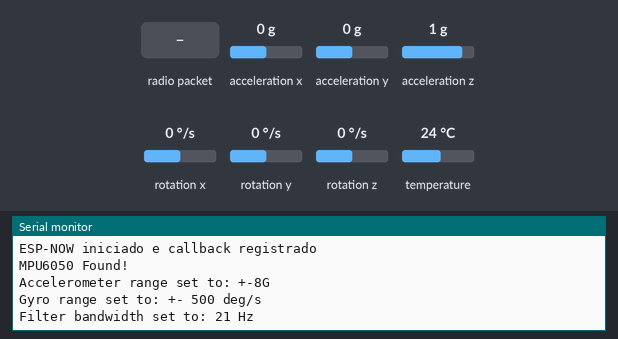
Simulated run of this program. Board: Seeed XIAO ESP32-C3. Shown: the last lines printed to the serial monitor. Inputs (shaded band) come from the test bench; at power-on: acceleration x 0 g, acceleration y 0 g, acceleration z 1 g, rotation x 0 °/s, rotation y 0 °/s, rotation z 0 °/s, temperature 24 °C.

Above: at 1.3 s.
1.4 s: radio packet "1" arrives
At 1.56 s:
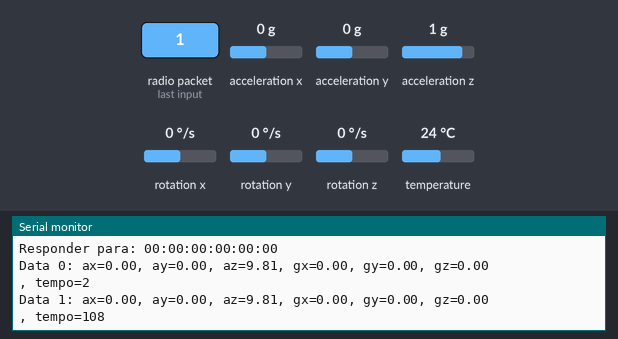
At 2.9 s:
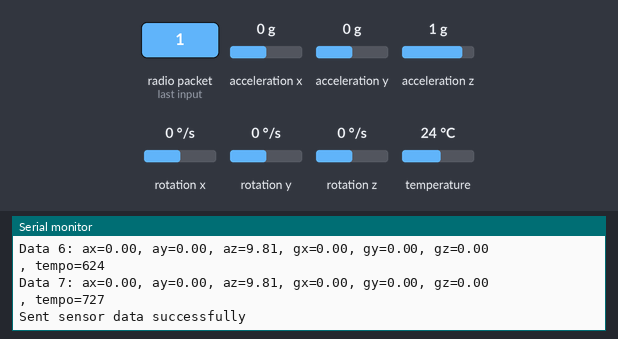

The program:

main.cpp
```cpp
/*#include <Arduino.h>
#include <esp_now.h>
#include <esp_wifi.h>
#include <WiFi.h>
#include <Adafruit_MPU6050.h>

// Broadcast address for pairing
uint8_t broadcastAddress[] = {0xFF, 0xFF, 0xFF, 0xFF, 0xFF, 0xFF};
uint8_t myMACAddress[6];

// MPU6050 sensor
Adafruit_MPU6050 mpu;

// Structure to hold sensor data
typedef struct struct_message {
  float ax;
  float ay;
  float az;
  float gx;
  float gy;
  float gz;
} struct_message;

// Create a struct_message called myData
struct_message myData;

void printMAC(const uint8_t *mac, const char *label) {
  Serial.print(label);
  for (int i = 0; i < 6; i++) {
    Serial.printf("%02X", mac[i]);
    if (i < 5) Serial.print(":");
  }
  Serial.println();
}

void sendMACAddress() {
  esp_wifi_get_mac(WIFI_IF_STA, myMACAddress);
  printMAC(myMACAddress, "Sending our MAC address: ");
  esp_err_t result = esp_now_send(broadcastAddress, myMACAddress, sizeof(myMACAddress));
  if (result == ESP_OK) {
    Serial.println("Sent MAC address successfully");
  } else {
    Serial.printf("Error sending MAC address: %d\n", result);
  }
}

void sendSensorData() {
  sensors_event_t a, g, temp;
  mpu.getEvent(&a, &g, &temp);

  // Set values to send
  myData.ax = a.acceleration.x;
  myData.ay = a.acceleration.y;
  myData.az = a.acceleration.z;
  myData.gx = g.gyro.x;
  myData.gy = g.gyro.y;
  myData.gz = g.gyro.z;

  // Send sensor data via ESP-NOW
  esp_err_t result = esp_now_send(broadcastAddress, (uint8_t *) &myData, sizeof(myData));
  if (result == ESP_OK) {
    Serial.println("Sent sensor data successfully");
  } else {
    Serial.printf("Error sending sensor data: %d\n", result);
  }
}

void setup() {
  Serial.begin(115200);
  WiFi.mode(WIFI_STA);
  if (esp_now_init() != ESP_OK) {
    Serial.println("Error initializing ESP-NOW");
    return;
  }
  esp_now_peer_info_t peerInfo;
  memset(&peerInfo, 0, sizeof(peerInfo));
  memcpy(peerInfo.peer_addr, broadcastAddress, 6);
  peerInfo.channel = 0; // Default channel
  peerInfo.encrypt = false;
  if (esp_now_add_peer(&peerInfo) != ESP_OK) {
    Serial.println("Failed to add broadcast peer");
    return;
  }
  Serial.println("Sender is ready to send MAC address");

  // Try to initialize MPU6050
  if (!mpu.begin()) {
    Serial.println("Failed to find MPU6050 chip");
    while (1) {
      delay(10);
    }
  }
  Serial.println("MPU6050 Found!");

  mpu.setAccelerometerRange(MPU6050_RANGE_8_G);
  Serial.print("Accelerometer range set to: ");
  switch (mpu.getAccelerometerRange()) {
  case MPU6050_RANGE_2_G:
    Serial.println("+-2G");
    break;
  case MPU6050_RANGE_4_G:
    Serial.println("+-4G");
    break;
  case MPU6050_RANGE_8_G:
    Serial.println("+-8G");
    break;
  case MPU6050_RANGE_16_G:
    Serial.println("+-16G");
    break;
  }
  mpu.setGyroRange(MPU6050_RANGE_500_DEG);
  Serial.print("Gyro range set to: ");
  switch (mpu.getGyroRange()) {
  case MPU6050_RANGE_250_DEG:
    Serial.println("+- 250 deg/s");
    break;
  case MPU6050_RANGE_500_DEG:
    Serial.println("+- 500 deg/s");
    break;
  case MPU6050_RANGE_1000_DEG:
    Serial.println("+- 1000 deg/s");
    break;
  case MPU6050_RANGE_2000_DEG:
    Serial.println("+- 2000 deg/s");
    break;
  }

  mpu.setFilterBandwidth(MPU6050_BAND_21_HZ);
  Serial.print("Filter bandwidth set to: ");
  switch (mpu.getFilterBandwidth()) {
  case MPU6050_BAND_260_HZ:
    Serial.println("260 Hz");
    break;
  case MPU6050_BAND_184_HZ:
    Serial.println("184 Hz");
    break;
  case MPU6050_BAND_94_HZ:
    Serial.println("94 Hz");
    break;
  case MPU6050_BAND_44_HZ:
    Serial.println("44 Hz");
    break;
  case MPU6050_BAND_21_HZ:
    Serial.println("21 Hz");
    break;
  case MPU6050_BAND_10_HZ:
    Serial.println("10 Hz");
    break;
  case MPU6050_BAND_5_HZ:
    Serial.println("5 Hz");
    break;
  }

  Serial.println("");
  delay(100);
}

void loop() {
  sendMACAddress();
  sendSensorData();
  delay(3000); // Send data every 3 seconds
}*/
#include <Arduino.h>
#include <esp_now.h>
#include <esp_wifi.h>
#include <WiFi.h>
#include <Adafruit_MPU6050.h>
#define TAM 8//limite de dados a serem enviados no maximo 8 um array de 8

// Endereço do solicitante
uint8_t requesterMAC[6];

// MPU6050 sensor
Adafruit_MPU6050 mpu;
unsigned long timestamp=0;
// Estrutura para armazenar dados do sensor
typedef struct struct_message {
  float ax;
  float ay;
  float az;
  float gx;
  float gy;
  float gz;
  int tempo;
} struct_message;

// Array de estruturas struct_message para armazenar os dados
struct_message myData[TAM];

// Flag para indicar quando enviar dados
bool sendDataFlag = false;

void printMAC(const uint8_t *mac, const char *label) {
  Serial.print(label);
  for (int i = 0; i < 6; i++) {
    Serial.printf("%02X", mac[i]);
    if (i < 5) Serial.print(":");
  }
  Serial.println();
}

// Callback para receber dados e ativar o envio
void OnDataRecv(const uint8_t *mac_addr, const uint8_t *incomingData, int len) {
  Serial.println("Received signal to send data");
  memcpy(requesterMAC, mac_addr, 6); // Armazena o MAC do solicitante
  printMAC(requesterMAC, "Responder para: ");
  sendDataFlag = true;
  timestamp=millis();
}

void sendSensorData() {
  // Configura o peer (solicitante) dinamicamente
  esp_now_peer_info_t peerInfo;
  memset(&peerInfo, 0, sizeof(peerInfo));
  memcpy(peerInfo.peer_addr, requesterMAC, 6);
  peerInfo.channel = 0; // Canal padrão (ajuste se necessário)
  peerInfo.encrypt = false;

  // Adiciona o peer se ainda não foi adicionado
  if (!esp_now_is_peer_exist(requesterMAC)) {
    if (esp_now_add_peer(&peerInfo) != ESP_OK) {
      Serial.println("Failed to add peer");
      return;
    }
  }

  // Coleta e armazena os dados do sensor
  for (int count = 0; count < TAM; count++) {
    sensors_event_t a, g, temp;
    mpu.getEvent(&a, &g, &temp);


    myData[count].ax = a.acceleration.x;
    myData[count].ay = a.acceleration.y;
    myData[count].az = a.acceleration.z;
    myData[count].gx = g.gyro.x;
    myData[count].gy = g.gyro.y;
    myData[count].gz = g.gyro.z;
    myData[count].tempo = millis()-timestamp;
    Serial.print("Data ");
    Serial.print(count);
    Serial.print(": ax=");
    Serial.print(myData[count].ax);
    Serial.print(", ay=");
    Serial.print(myData[count].ay);
    Serial.print(", az=");
    Serial.print(myData[count].az);
    Serial.print(", gx=");
    Serial.print(myData[count].gx);
    Serial.print(", gy=");
    Serial.print(myData[count].gy);
    Serial.print(", gz=");
    Serial.println(myData[count].gz);
    Serial.print(", tempo=");
    Serial.println(myData[count].tempo);

    delay(100); // Ajuste o delay conforme necessário

  }

  // Envia os dados via ESP-NOW
  esp_err_t result = esp_now_send(requesterMAC, (uint8_t *) &myData, sizeof(myData));
  if (result == ESP_OK) {
    Serial.println("Sent sensor data successfully");
  } else {
    Serial.printf("Error sending sensor data: %d\n", result);
  }

  // Remove o peer após o envio para liberar memória
  esp_now_del_peer(requesterMAC);
}

void setup() {
  Serial.begin(115200);
  WiFi.mode(WIFI_STA);

  if (esp_now_init() != ESP_OK) {
    Serial.println("Error initializing ESP-NOW");
    return;
  }

  // Registra o callback para receber dados
  esp_now_register_recv_cb(OnDataRecv);
  Serial.println("ESP-NOW iniciado e callback registrado");

  // Inicializa o sensor MPU6050
  if (!mpu.begin()) {
    Serial.println("Failed to find MPU6050 chip");
    while (1) {
      delay(10);
    }
  }
  Serial.println("MPU6050 Found!");

  mpu.setAccelerometerRange(MPU6050_RANGE_8_G);
  Serial.print("Accelerometer range set to: ");
  switch (mpu.getAccelerometerRange()) {
  case MPU6050_RANGE_2_G:
    Serial.println("+-2G");
    break;
  case MPU6050_RANGE_4_G:
    Serial.println("+-4G");
    break;
  case MPU6050_RANGE_8_G:
    Serial.println("+-8G");
    break;
  case MPU6050_RANGE_16_G:
    Serial.println("+-16G");
    break;
  }

  mpu.setGyroRange(MPU6050_RANGE_500_DEG);
  Serial.print("Gyro range set to: ");
  switch (mpu.getGyroRange()) {
  case MPU6050_RANGE_250_DEG:
    Serial.println("+- 250 deg/s");
    break;
  case MPU6050_RANGE_500_DEG:
    Serial.println("+- 500 deg/s");
    break;
  case MPU6050_RANGE_1000_DEG:
    Serial.println("+- 1000 deg/s");
    break;
  case MPU6050_RANGE_2000_DEG:
    Serial.println("+- 2000 deg/s");
    break;
  }

  mpu.setFilterBandwidth(MPU6050_BAND_21_HZ);
  Serial.print("Filter bandwidth set to: ");
  switch (mpu.getFilterBandwidth()) {
  case MPU6050_BAND_260_HZ:
    Serial.println("260 Hz");
    break;
  case MPU6050_BAND_184_HZ:
    Serial.println("184 Hz");
    break;
  case MPU6050_BAND_94_HZ:
    Serial.println("94 Hz");
    break;
  case MPU6050_BAND_44_HZ:
    Serial.println("44 Hz");
    break;
  case MPU6050_BAND_21_HZ:
    Serial.println("21 Hz");
    break;
  case MPU6050_BAND_10_HZ:
    Serial.println("10 Hz");
    break;
  case MPU6050_BAND_5_HZ:
    Serial.println("5 Hz");
    break;
  }

  Serial.println("");
  delay(100);
}

void loop() {
  // Envia os dados se o flag estiver ativado
  if (sendDataFlag) {
    sendSensorData();
    sendDataFlag = false;
  }
}
```

Measured:
- after the input at 1.4 s, the serial monitor: prints a new line after 0.05 s (image 1)
